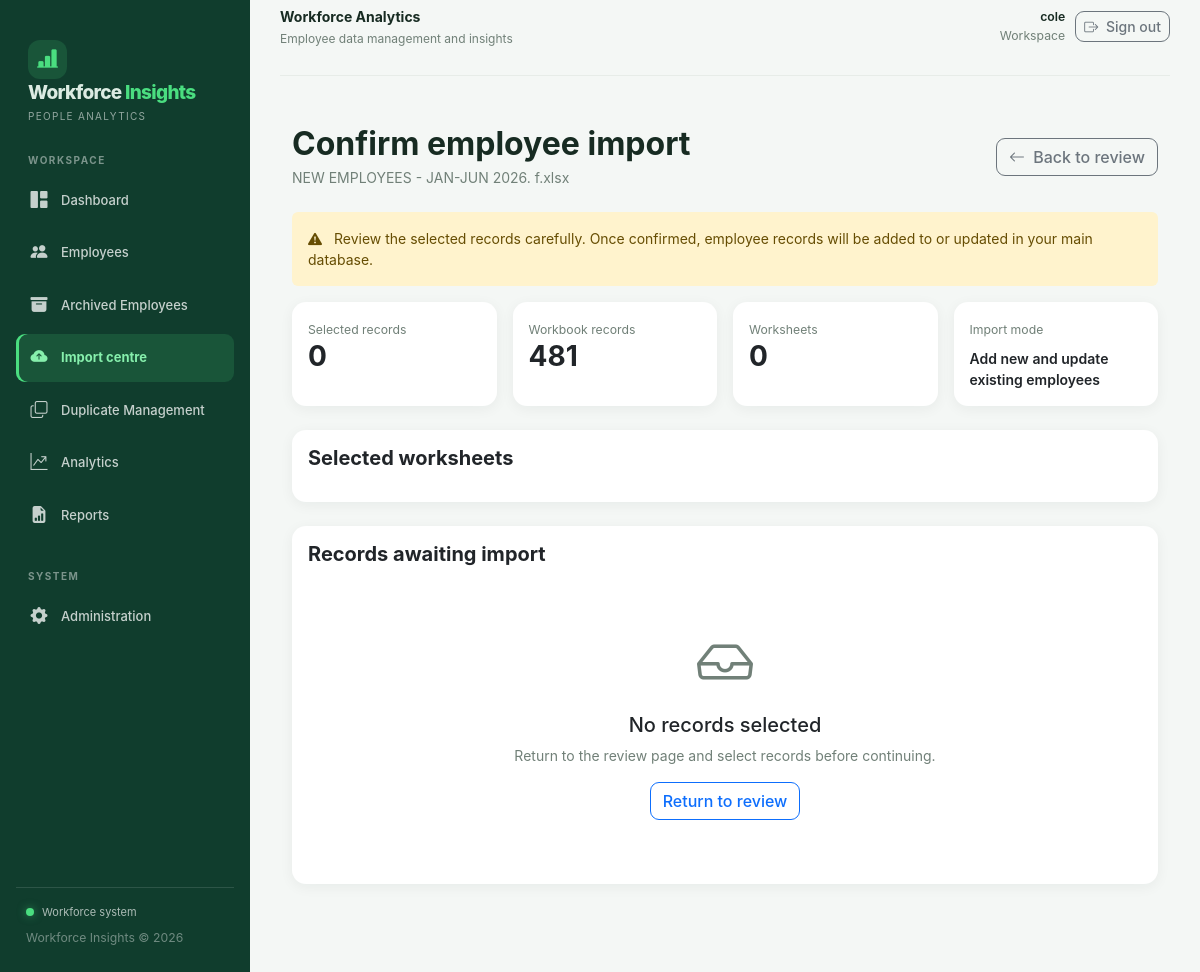
The app's page /imports/1/confirm/ (signed in) with its own data.
### apps/imports/models.py (models this page shows, shortened)
class ImportBatch(models.Model):
    STATUS_CHOICES = [
        ("pending", "Pending"),
        ("previewed", "Previewed"),
        ("reviewing", "Reviewing"),
        ("processing", "Processing"),
        ("completed", "Completed"),
        ("failed", "Failed"),
    ]
    IMPORT_MODE_CHOICES = [
        ("add_only", "Add new employees only"),
        ("update_existing", "Update existing employees"),
        ("add_update", "Add new and update existing employees"),
    ]
    filename = models.CharField(max_length=255)
    uploaded_file = models.FileField(
        upload_to="imports/%Y/%m/"
    )
    uploaded_at = models.DateTimeField(auto_now_add=True)
    import_mode = models.CharField(
        max_length=30,
        choices=IMPORT_MODE_CHOICES,
        default="add_update",
    )
    selected_sheets = models.JSONField(default=list, blank=True)
    detected_headers = models.JSONField(default=dict, blank=True)
    total_rows = models.PositiveIntegerField(default=0)
    created_count = models.PositiveIntegerField(default=0)
    updated_count = models.PositiveIntegerField(default=0)
    skipped_count = models.PositiveIntegerField(default=0)
    rejected_count = models.PositiveIntegerField(default=0)
    status = models.CharField(
        max_length=20,
        choices=STATUS_CHOICES,
        default="pending",
    )

### apps/imports/views.py (the view, shortened to what this page needs)
@login_required
def confirm_import(request, batch_id):
    batch = get_object_or_404(
        ImportBatch,
        pk=batch_id,
    )
    if batch.status not in ["previewed", "reviewing"]:
        messages.error(request, "This batch cannot be imported.")
        return redirect("imports:history")
    selected_rows = batch.rows.filter(
        is_selected=True,
        result="pending",
    ).order_by("source_sheet", "source_row_number")
    if request.method == "GET":
        return render(
            request,
            "imports/confirm.html",
            {
                "batch": batch,
                "selected_rows": selected_rows,
                "selected_count": selected_rows.count(),
            },
        )

### templates/imports/confirm.html (shortened to what this page needs)
{% extends "base.html" %}
{% block content %}
<div class="container-fluid py-4">
    <div class="d-flex flex-wrap justify-content-between align-items-center gap-3 mb-4">
        <div>
            <h2 class="fw-bold mb-1">Confirm employee import</h2>
            <p class="text-muted mb-0">{{ batch.filename }}</p>
        </div>
        <a href="{% url 'imports:review' batch.pk %}"
           class="btn btn-outline-secondary">
            <i class="bi bi-arrow-left me-1"></i>
            Back to review
        </a>
    </div>
    <div class="alert alert-warning border-0">
        <i class="bi bi-exclamation-triangle-fill me-2"></i>
        Review the selected records carefully. Once confirmed, employee
        records will be added to or updated in your main database.
    </div>
    <div class="row g-3 mb-4">
        <div class="col-6 col-lg-3">
            <div class="card border-0 shadow-sm h-100">
                <div class="card-body">
                    <small class="text-muted">Selected records</small>
                    <h3 class="fw-bold mb-0">{{ selected_count }}</h3>
                </div>
            </div>
        </div>
        <div class="col-6 col-lg-3">
            <div class="card border-0 shadow-sm h-100">
                <div class="card-body">
                    <small class="text-muted">Workbook records</small>
                    <h3 class="fw-bold mb-0">{{ batch.total_rows }}</h3>
                </div>
            </div>
        </div>
        <div class="col-6 col-lg-3">
            <div class="card border-0 shadow-sm h-100">
                <div class="card-body">
                    <small class="text-muted">Worksheets</small>
                    <h3 class="fw-bold mb-0">{{ batch.selected_sheets|length }}</h3>
                </div>
            </div>
        </div>
        <div class="col-6 col-lg-3">
            <div class="card border-0 shadow-sm h-100">
                <div class="card-body">
                    <small class="text-muted">Import mode</small>
                    <div class="fw-semibold mt-2">
                        {{ batch.get_import_mode_display }}
                    </div>
                </div>
            </div>
        </div>
    </div>
    <div class="card border-0 shadow-sm mb-4">
        <div class="card-body">
            <h5 class="fw-bold mb-3">Selected worksheets</h5>
        </div>
    </div>
    <div class="card border-0 shadow-sm mb-4">
        <div class="card-body">
            <h5 class="fw-bold mb-3">Records awaiting import</h5>
            {% if selected_count > 0 %}
                <div class="table-responsive">
                    <table class="table table-hover align-middle">
                        <thead class="table-light">
                            <tr>
                                <th>Worksheet</th>
                                <th>Source row</th>
                                <th>Employee number</th>
                                <th>Employee name</th>
                                <th>Station</th>
                                <th>Selected action</th>
                            </tr>
                        </thead>
                        <tbody>
                            {% for row in selected_rows %}
                                <tr>
                                    <td>
                                        <div class="fw-semibold">
                                            {{ row.source_sheet }}
                                        </div>
                                        {% if row.source_period %}
                                            <small class="text-muted">
                                                {{ row.source_period }}
                                            </small>
                                        {% endif %}
                                    </td>
                                    <td>{{ row.source_row_number }}</td>
                                    <td>
                                        {{ row.raw_data.employee_number|default:"—" }}
                                    </td>
                                    <td>
                                        {{ row.raw_data.full_name|default:"Missing name" }}
                                    </td>
                                    <td>
                                        {{ row.raw_data.station|default:"—" }}
                                    </td>
                                    <td>
                                        {% if row.action == "auto" %}
                                            <span class="badge bg-secondary">
                                                Automatic
                                            </span>
                                        {% elif row.action == "add" %}
                                            <span class="badge bg-success">
                                                Add
                                            </span>
                                        {% elif row.action == "update" %}
                                            <span class="badge bg-primary">
                                                Update
                                            </span>
                                        {% else %}
                                            <span class="badge bg-danger">
                                                Skip
                                            </span>
                                        {% endif %}
                                    </td>
                                </tr>
                            {% endfor %}
                        </tbody>
                    </table>
                </div>
            {% else %}
                <div class="text-center py-5">
                    <i class="bi bi-inbox display-4 text-muted"></i>
                    <h5 class="mt-3">No records selected</h5>
                    <p class="text-muted">
                        Return to the review page and select records
                        before continuing.
                    </p>
                    <a href="{% url 'imports:review' batch.pk %}"
                       class="btn btn-outline-primary">
                        Return to review
                    </a>
                </div>
            {% endif %}
        </div>
    </div>
</div>
{% endblock %}

### templates/base.html (shortened to what this page needs)
{% load static %}
<!doctype html>
<html lang="en">
<head>
    <link href="https://cdn.jsdelivr.net/npm/bootstrap@5.3.3/dist/css/bootstrap.min.css"
          rel="stylesheet">
    <link rel="stylesheet"
          href="https://cdn.jsdelivr.net/npm/bootstrap-icons@1.11.3/font/bootstrap-icons.min.css">
    <link rel="stylesheet" href="{% static 'css/app.css' %}">
</head>
<body>
<div class="app-shell">
    <aside class="sidebar" id="appSidebar">
        <a href="{% url 'dashboard' %}" class="sidebar-brand">
            <div class="brand-icon">
                <i class="bi bi-bar-chart-line-fill"></i>
            </div>
            <div>
                <div class="brand-name">
                    Workforce <span>Insights</span>
                </div>
                <span class="brand-caption">People analytics</span>
            </div>
        </a>
        <div class="nav-section">WORKSPACE</div>
        <nav class="sidebar-nav">
            <a href="{% url 'dashboard' %}"
               class="sidebar-link {% if request.path == '/' %}active{% endif %}">
                <i class="bi bi-grid-1x2-fill"></i>
                <span>Dashboard</span>
            </a>
            <a href="{% url 'employee_list' %}"
               class="sidebar-link ">
                <i class="bi bi-people-fill"></i>
                <span>Employees</span>
            </a>
            <a href="{% url 'archived_employee_list' %}"
               class="sidebar-link {% if request.resolver_match.url_name == 'archived_employee_list' %}active{% endif %}">
                <i class="bi bi-archive-fill"></i>
                <span>Archived Employees</span>
            </a>
            <a href="{% url 'imports:upload' %}"
               class="sidebar-link {% if request.resolver_match.app_name == 'imports' %}active{% endif %}">
                <i class="bi bi-cloud-arrow-up-fill"></i>
                <span>Import centre</span>
            </a>
            <a href="{% url 'duplicates:dashboard' %}"
               class="sidebar-link {% if request.resolver_match.app_name == 'duplicates' %}active{% endif %}">
                <i class="bi bi-copy"></i>
                <span>Duplicate Management</span>
            </a>
            <a href="/analytics/"
               class="sidebar-link {% if request.path|slice:':11' == '/analytics/' %}active{% endif %}">
                <i class="bi bi-graph-up-arrow"></i>
                <span>Analytics</span>
            </a>
            <a href="/reports/"
               class="sidebar-link {% if request.path|slice:':9' == '/reports/' %}active{% endif %}">
                <i class="bi bi-file-earmark-bar-graph-fill"></i>
                <span>Reports</span>
            </a>
        </nav>
        <div class="nav-section mt-3">SYSTEM</div>
        <nav class="sidebar-nav">
            <a href="/admin/" class="sidebar-link">
                <i class="bi bi-gear-fill"></i>
                <span>Administration</span>
            </a>
        </nav>
        <div class="sidebar-footer">
            <div class="system-status">
                <span class="status-dot"></span>
                <span>Workforce system</span>
            </div>
            <div class="small mt-2" style="color:rgba(255,255,255,.4)">
                Workforce Insights &copy; {% now "Y" %}
            </div>
        </div>
    </aside>
    <main class="main-content">
        <header class="topbar">
            <div class="d-flex align-items-center gap-3">
                <div>
                    <div class="topbar-title">
                        {% block header_title %}Workforce Analytics{% endblock %}
                    </div>
                    <div class="topbar-subtitle">
                        {% block header_subtitle %}
                            Employee data management and insights
                        {% endblock %}
                    </div>
                </div>
            </div>
            <div class="topbar-actions">
                <div class="d-none d-md-block text-end">
                    <div class="small fw-semibold">
                        {{ request.user.get_full_name|default:request.user.username }}
                    </div>
                    <div class="small text-muted">
                        Workspace
                    </div>
                </div>
                <form method="post" action="{% url 'logout' %}">
                    <button type="submit"
                            class="btn btn-outline-secondary btn-sm">
                        <i class="bi bi-box-arrow-right me-1"></i>
                        <span class="d-none d-sm-inline">Sign out</span>
                    </button>
                </form>
            </div>
        </header>
        {% block content %}{% endblock %}
    </main>
</div>
</body>
</html>

### static/css/app.css (style rules this page uses)
:root { --green:#176b45;--green-dark:#104d34;--ink:#17251e;--muted:#718078;--line:#e7eee9;--bg:#f5f8f6 }
* { box-sizing:border-box }
body { margin:0;background:var(--bg);color:var(--ink);font-family:Inter,system-ui,-apple-system,Segoe UI,sans-serif }
.app-shell { display:flex;min-height:100vh }
.sidebar { width:245px;background:#123d2c;color:#fff;padding:26px 18px;flex-shrink:0 }
.sidebar>a:not(.brand) { display:block;padding:11px 12px;margin:4px 0;border-radius:9px;color:#dcebe2;text-decoration:none;font-size:14px }
.main-content { flex:1;min-width:0;padding:28px 34px }
.topbar { display:flex;justify-content:space-between;align-items:center;padding-bottom:22px;border-bottom:1px solid var(--line);margin-bottom:28px }

### records on screen
ImportBatch: filename "NEW EMPLOYEES - JAN-JUN 2026. f.xlsx", total_rows "481", selected_sheets|length "0", import_mode "Add new and update existing employees"

### other values on screen
{{ request.user.get_full_name|default:request.user.username }} "cole"
{{ selected_count }} "0"
